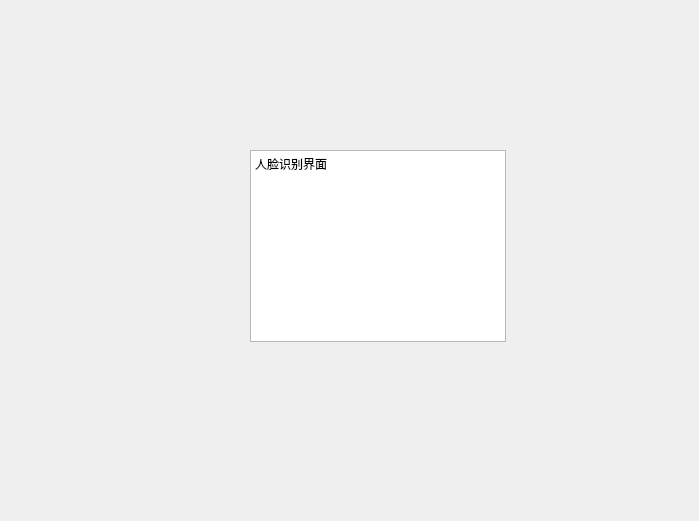
<?xml version="1.0" encoding="UTF-8"?>
<ui version="4.0">
 <class>Form</class>
 <widget class="QWidget" name="Form">
  <property name="geometry">
   <rect>
    <x>0</x>
    <y>0</y>
    <width>699</width>
    <height>521</height>
   </rect>
  </property>
  <property name="windowTitle">
   <string>Form</string>
  </property>
  <widget class="QTextBrowser" name="textBrowser">
   <property name="geometry">
    <rect>
     <x>250</x>
     <y>150</y>
     <width>256</width>
     <height>192</height>
    </rect>
   </property>
   <property name="html">
    <string>&lt;!DOCTYPE HTML PUBLIC &quot;-//W3C//DTD HTML 4.0//EN&quot; &quot;http://www.w3.org/TR/REC-html40/strict.dtd&quot;&gt;
&lt;html&gt;&lt;head&gt;&lt;meta name=&quot;qrichtext&quot; content=&quot;1&quot; /&gt;&lt;style type=&quot;text/css&quot;&gt;
p, li { white-space: pre-wrap; }
&lt;/style&gt;&lt;/head&gt;&lt;body style=&quot; font-family:'SimSun'; font-size:9pt; font-weight:400; font-style:normal;&quot;&gt;
&lt;p style=&quot; margin-top:0px; margin-bottom:0px; margin-left:0px; margin-right:0px; -qt-block-indent:0; text-indent:0px;&quot;&gt;人脸识别界面&lt;/p&gt;&lt;/body&gt;&lt;/html&gt;</string>
   </property>
  </widget>
 </widget>
 <resources/>
 <connections/>
</ui>
